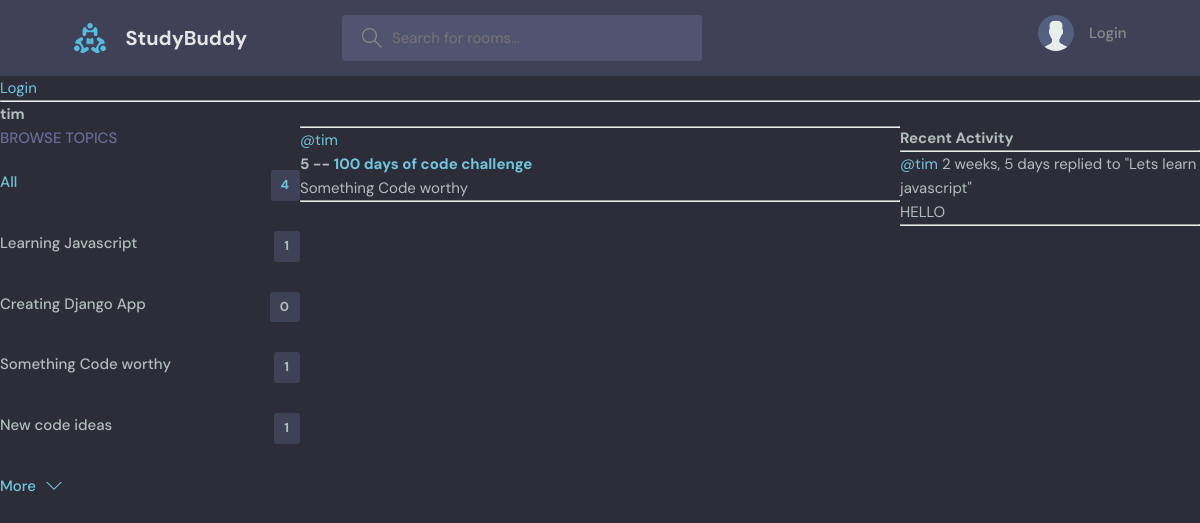
The app's page /profile/2/ with its own data.
### baseApp/models.py (models this page shows, shortened)
class Topic(models.Model):
    name = models.CharField(max_length=200)

class Room(models.Model):
    host = models.ForeignKey(User, on_delete=models.SET_NULL, null=True)
    topic = models.ForeignKey(Topic, on_delete=models.SET_NULL, null=True)
    name = models.CharField(max_length=200)
    description = models.TextField(null=True,blank=True)
    participants = models.ManyToManyField(
        User, related_name='participants', blank=True)
    updated = models.DateTimeField(auto_now=True)
    created = models.DateTimeField(auto_now_add=True)
    class Meta:
        ordering = ['-updated', '-created'] #orders rooms by updated and created fields
    def __str__(self): #function to reference the name of the room
        return self.name

class Message(models.Model):
    user = models.ForeignKey( User, on_delete=models.CASCADE)
    room = models.ForeignKey(Room, on_delete=models.CASCADE)
    body = models.TextField()
    updated = models.DateTimeField(auto_now=True)
    created = models.DateTimeField(auto_now_add=True)
    class Meta:
        ordering = ['-updated', '-created'] #orders rooms by updated and created fields

### baseApp/views.py (the view)
# urls.py: path('profile/<str:pk>/', views.userProfile, name="user-profile"),
def userProfile(request, pk):
    user = User.objects.get(id=pk)
    rooms = user.room_set.all()
    room_messages = user.message_set.all()
    topics = Topic.objects.all()
    context = {'user':user, 'rooms':rooms, 'room_messages': room_messages, 'topics':topics}
    return render(request, 'baseApp/profile.html', context)

### baseApp/templates/baseApp/profile.html (shortened to what this page needs)
{% extends 'main.html' %}
{% block content %}
<h1>{{user.username}}</h1>
<div class="profile-container">
    <div>
        {% include 'baseApp/topics_component.html' %}
    </div>
    <div>
        {% include 'baseApp/feed_component.html' %}
    </div>
    <div>
        {% include 'baseApp/activity_component.html' %}
    </div>
</div>
{% endblock %}

### baseApp/templates/baseApp/topics_component.html
<div class="topics">
    <div class="topics__header">
      <h2>Browse Topics</h2>
    </div>
    <ul class="topics__list">
      <li>
        <a href="{% url 'home' %}" class="active">All <span>{{topics.count}}</span></a>
      </li>
      {% for topic in topics %}
      <li>
        <a href="{% url 'home' %}?q={{topic.name}}">{{topic.name}}<span>{{topic.room_set.all.count}}</span></a>
      </li>
      {% endfor %}
    </ul>
    <a class="btn btn--link" href="topics.html">
      More
      <svg version="1.1" xmlns="http://www.w3.org/2000/svg" width="32" height="32" viewBox="0 0 32 32">
        <title>chevron-down</title>
        <path d="M16 21l-13-13h-3l16 16 16-16h-3l-13 13z"></path>
      </svg>
    </a>
  </div>

### baseApp/templates/baseApp/feed_component.html (shortened to what this page needs)
<div>
    {% for room in rooms %}
        <div>
            <hr>
            <a href="{% url 'user-profile' room.host.id %}">@{{room.host.username}}</a>
            <h5>{{room.id}} -- <a href="{% url 'room' room.id %}">{{room.name}}</a></h5>
            <small>{{room.topic.name}}</small>
            <hr>
        </div>
    {% endfor %}
</div>

### baseApp/templates/baseApp/activity_component.html (shortened to what this page needs)
<h3>Recent Activity</h3>
<hr>
{% for message in room_messages %}
    <div>
        <small><a href="{% url 'user-profile' message.user.id %}">@{{message.user}}</a>  {{message.created|timesince}}</small>
        <small>replied to "{{message.room}}"</small>
        <p>{{message.body}}</p>
        <hr>
    </div>
{% endfor %}

### static/styles/style.css (style rules this page uses)
:root { --color-main: #71c6dd; --color-main-light: #e1f6fb; --color-dark: #3f4156; --color-dark-medium: #51546e; --color-dark-light: #696d97; --color-light: #e5e5e5; --color-gray: #8b8b8b; --color-light-gray: #b2bdbd; --color-bg: #2d2d39; --color-success: #5dd693; --color-error: #fc4b0b; }
* { font-family: "DM Sans", -apple-system, BlinkMacSystemFont, "Segoe UI", Roboto, Oxygen, Ubuntu, Cantarell, "Open Sans", "Helvetica Neue", sans-serif; margin: 0; padding: 0; box-sizing: border-box; text-rendering: optimizeLegibility; font-size: inherit; }
html { font-size: 56.25%; }
@media only screen and (min-width: 1200px) { html { font-size: 62.5%; } }
body { line-height: 1.6; font-weight: 400; font-size: 1.5rem; color: var(--color-light-gray); background-color: var(--color-bg); min-height: 100vh; }
a { display: inline-block; color: var(--color-main); text-decoration: none; }
.btn { background-color: transparent; border: none; display: inline-flex; align-items: center; gap: 1rem; cursor: pointer; transition: all ease-in-out 0.3s; padding: 1rem 2rem; border-radius: 5px; box-shadow: 1px 1px 3px 1px rgba(0, 0, 0, 0.15); font-weight: 500; }
.btn--link { border-radius: 0; padding: 0; color: var(--color-main); box-shadow: none; }
.btn > svg { fill: currentColor; width: 1.6rem; height: 1.6rem; }
.topics__header { margin-bottom: 2rem; }
.topics__header h2 { text-transform: uppercase; font-weight: 500; color: var(--color-dark-light); }
.topics__list { list-style: none; }
.topics__list li a { display: flex; justify-content: space-between; margin-bottom: 3rem; font-weight: 500; color: var(--color-light-gray); transition: all 0.3s ease-in-out; }
.topics__list li a.active, .topics__list li a:hover { color: var(--color-main); }
.topics__list li a span { padding: 0.5rem 1rem; background-color: var(--color-dark); border-radius: 3px; font-size: 1.3rem; font-weight: 700; letter-spacing: 1px; }

### baseApp/templates/baseApp/profile.html (style rules this page uses)
.profile-container { display: grid; grid-template-columns: 1fr 2fr 1fr; }

### records on screen
Topic: name "Learning Javascript", room_set.all.count "1"
Topic: name "Creating Django App", room_set.all.count "0"
Topic: name "Something Code worthy", room_set.all.count "1"
Topic: name "New code ideas", room_set.all.count "1"
Room: host.username "tim", id "5", name "100 days of code challenge", topic.name "Something Code worthy"
Message: user "tim", created "2 weeks, 5 days", room "Lets learn javascript", body "HELLO"

### other values on screen
{{ user.username }} "tim"
{{ topics.count }} "4"
